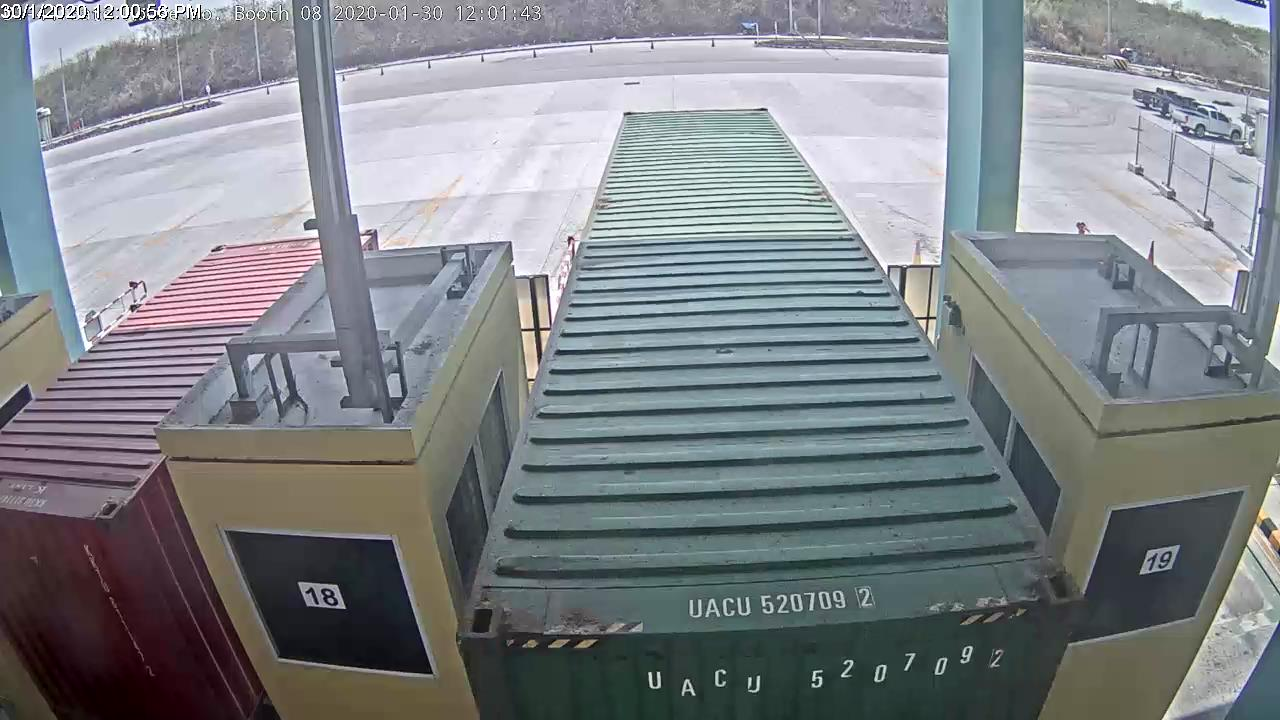
#> input picture images/ContainerAllSides/Top/20200130120056775T.jpg, 1280 x 720 px
$ python plot_thresholding.py
#> lines starting #> are read from the running program, lines starting #| are printed output that depends on the picture; after the words box and inside, x2 and y2 are one past the last pixel; in counts of white or black regions, pixels touching at a corner belong together
"""
============
Thresholding
============

Thresholding is used to create a binary image from a grayscale image [1]_.

.. [1] https://en.wikipedia.org/wiki/Thresholding_%28image_processing%29

.. seealso::
    A more comprehensive presentation on
    :ref:`sphx_glr_auto_examples_applications_plot_thresholding.py`

"""


import matplotlib.pyplot as plt
from skimage import data
from skimage import filters
from skimage import io
from skimage.exposure import histogram

######################################################################
# We illustrate how to apply one of these thresholding algorithms.
# Otsu's method [2]_ calculates an "optimal" threshold (marked by a red line in the
# histogram below) by maximizing the variance between two classes of pixels,
# which are separated by the threshold. Equivalently, this threshold minimizes
# the intra-class variance.
#
# .. [2] https://en.wikipedia.org/wiki/Otsu's_method
#

image = io.imread('../images/ContainerAllSides/Top/20200130120056775T.jpg', True)
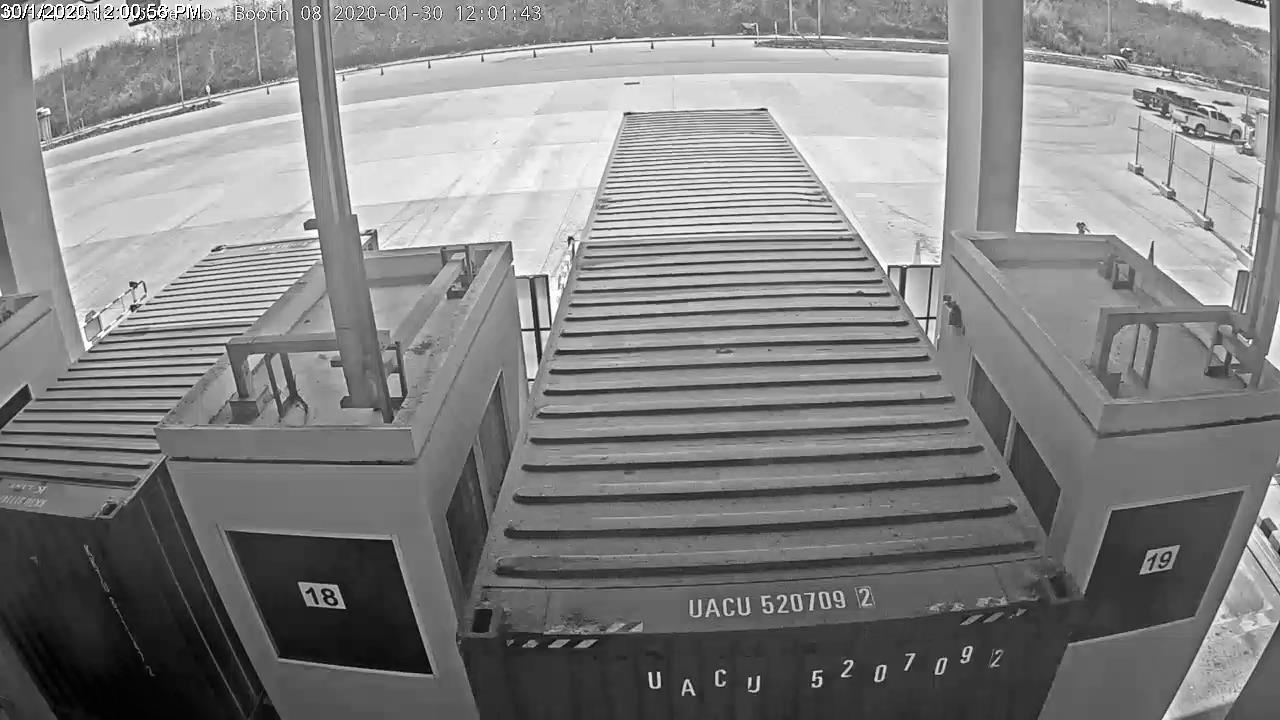
#> image: shape (720, 1280) float64; min 0, max 1, mean 0.513
thresh = filters.threshold_otsu(image, 230)
#> thresh = 0.515
binary = image > thresh
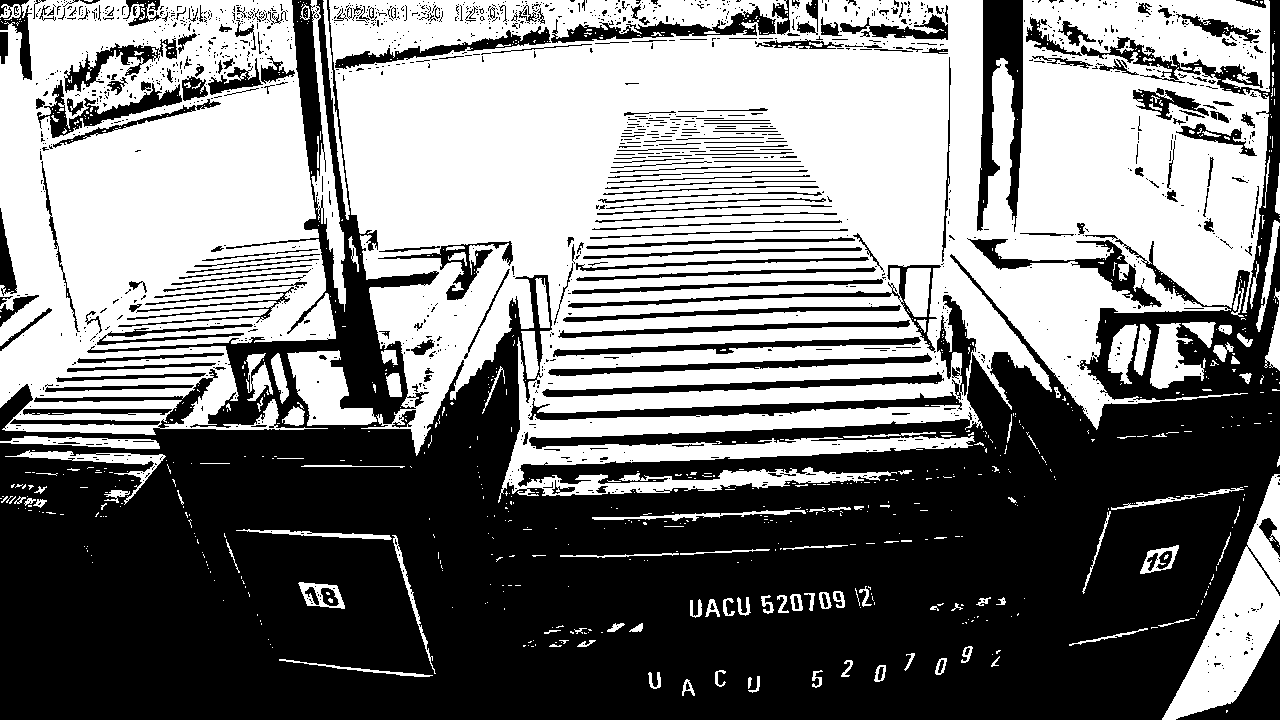
#> binary: shape (720, 1280) bool; 49.2% white; 855 white regions (715 under 20 px), largest, box (x1, y1, x2, y2) and area: (329, 0, 1270, 503) 305388, (0, 0, 336, 435) 104443, (1162, 474, 1280, 720) 10586

fig, axes = plt.subplots(ncols=3, figsize=(8, 2.5))
ax = axes.ravel()
ax[0] = plt.subplot(1, 3, 1)
ax[1] = plt.subplot(1, 3, 2)
ax[2] = plt.subplot(1, 3, 3, sharex=ax[0], sharey=ax[0])

ax[0].imshow(image, cmap=plt.cm.gray)
ax[0].set_title('Original')
ax[0].axis('off')

ax[1].hist(image.ravel(), bins=256)
ax[1].set_title('Histogram')
ax[1].axvline(thresh, color='r')

ax[2].imshow(binary, cmap=plt.cm.gray)
ax[2].set_title('Thresholded')
ax[2].axis('off')

plt.show()
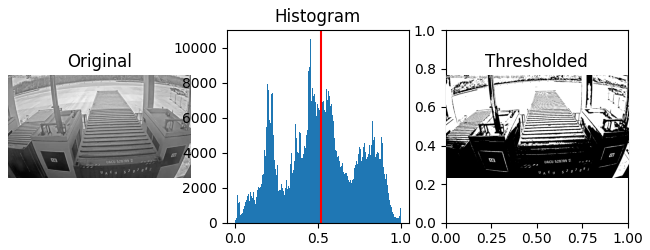
#> figure drawn by matplotlib, 3 panels; panel 2: tallest bar 10489 high, from x = 0.453 to 0.457


######################################################################
# If you are not familiar with the details of the different algorithms and the
# underlying assumptions, it is often difficult to know which algorithm will give
# the best results. Therefore, Scikit-image includes a function to evaluate
# thresholding algorithms provided by the library. At a glance, you can select
# the best algorithm for your data without a deep understanding of their
# mechanisms.
#

from skimage.filters import try_all_threshold

img = io.imread('../images/ContainerAllSides/Top/20200127182956653T.jpg', True)
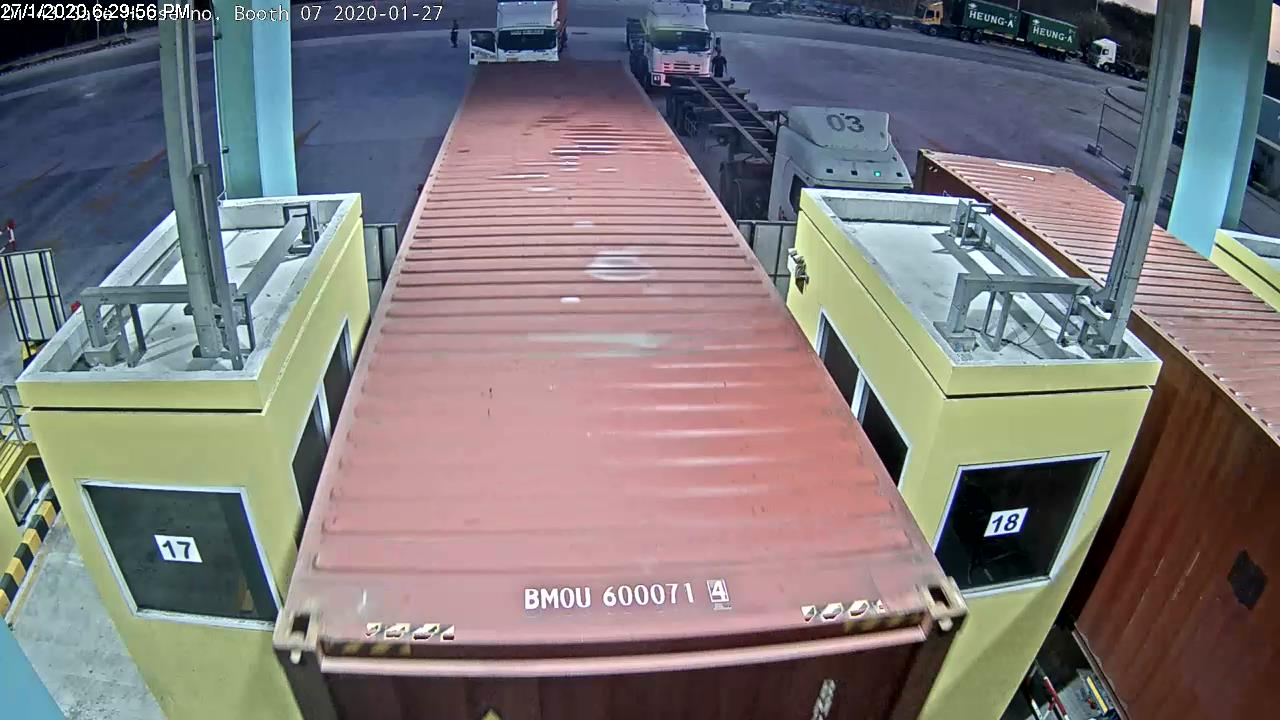
#> input picture images/ContainerAllSides/Top/20200127182956653T.jpg, 1280 x 720 px
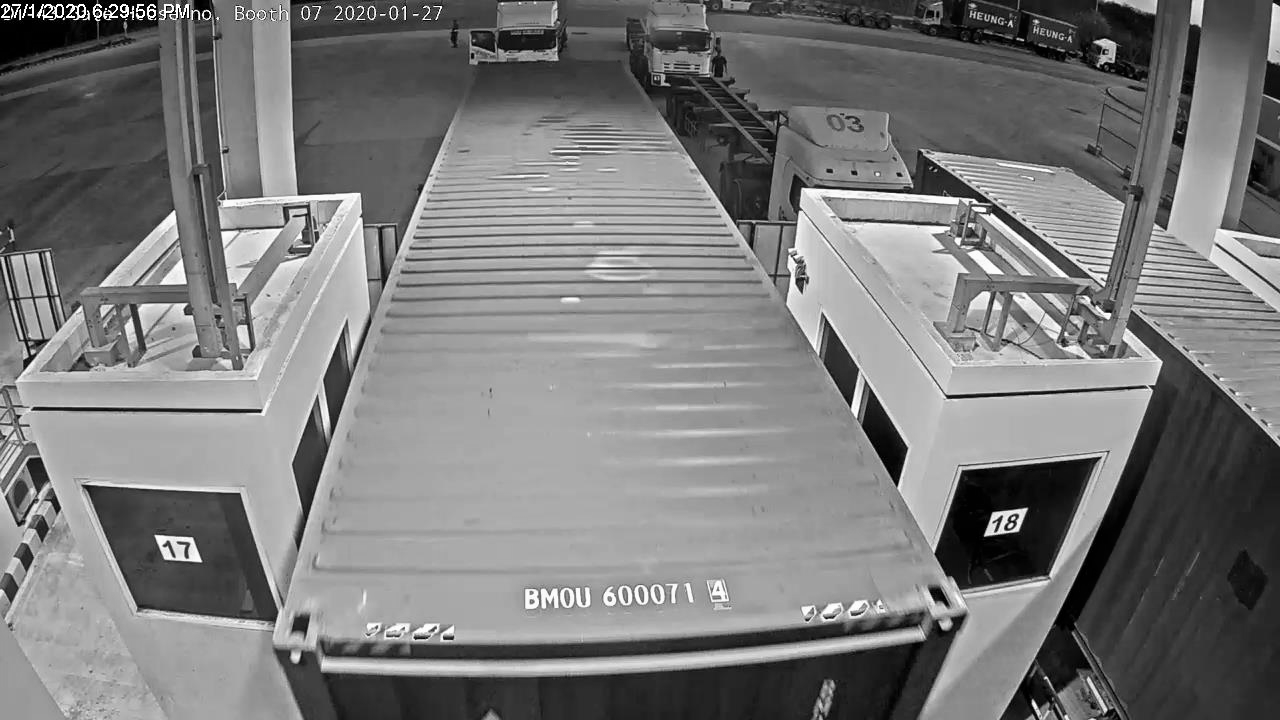
#> img: shape (720, 1280) float64; min 0, max 1, mean 0.482

# Here, we specify a radius for local thresholding algorithms.
# If it is not specified, only global algorithms are called.
fig, ax = try_all_threshold(img, figsize=(10, 8), verbose=False)
plt.show()
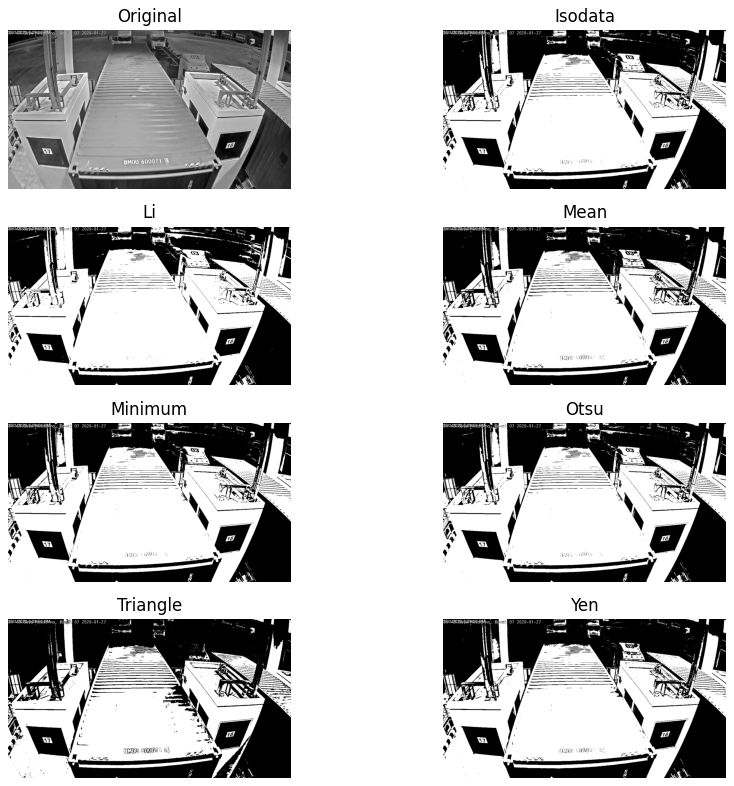
#> figure drawn by matplotlib, 8 panels
